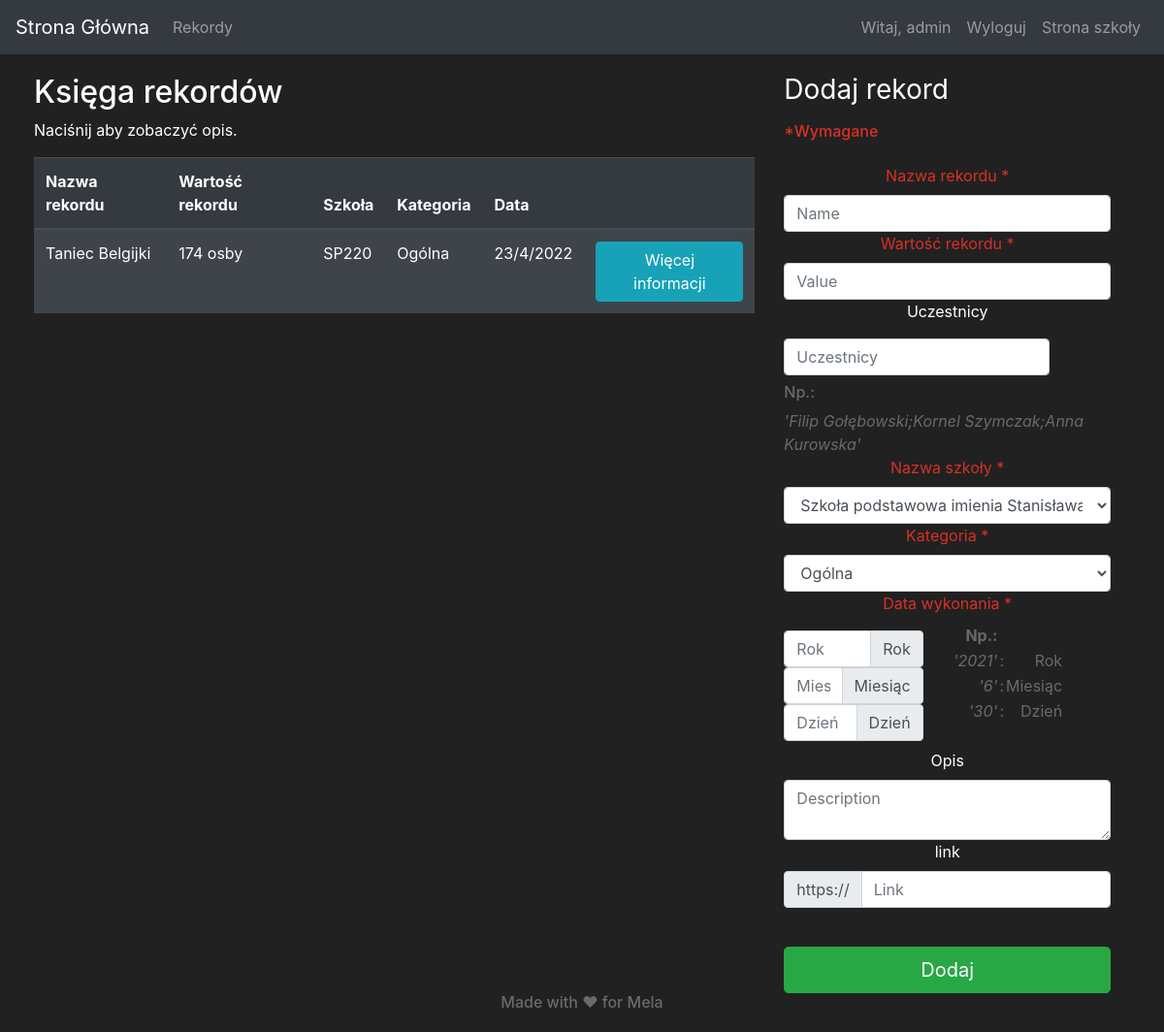
The app's page /achievement (signed in) with its own data.
### market/models.py (models this page shows, shortened)
class User(db.Model, UserMixin):
    id = db.Column(db.Integer(), primary_key=True)
    username = db.Column(db.String(length=30), nullable=False, unique=True)
    email_address = db.Column(db.String(length=50), nullable=False, unique=True)
    password_hash = db.Column(db.String(length=60), nullable=False)
    @property
    def password(self):
        return self.password

class Item(db.Model):
    id = db.Column(db.Integer(), primary_key=True)
    name = db.Column(db.String(length=30), nullable=False, unique=True)
    value = db.Column(db.String(), nullable=False)
    participants = db.Column(db.String(), nullable=False)
    school_name = db.Column(db.String(), db.ForeignKey('school.id'))
    category = db.Column(db.String(), nullable=False)
    date_of_do = db.Column(db.String())
    description = db.Column(db.String())
    link = db.Column(db.String())
    date_of_add = db.Column(db.String(), nullable=False)
    owner = db.Column(db.Integer(), db.ForeignKey('user.id'))

### market/routes.py (the view, shortened to what this page needs)
@app.route('/achievement', methods=['GET', 'POST'])
def achievement_page():
    form = AddForm()
    if request.method == "GET":
        items = Item.query.all()
        mail = "biuro.szachy.online@gmail.com"
        return render_template('achievement.html', items=items, mail=mail, current_user=current_user, form=form)

### market/forms.py (shortened to what this page needs)
class AddForm(FlaskForm):
    school_list = []
    for school in School.query.all():
        school_list.append((school.name, school.full_name))
    category_list = []
    for category in Category.query.all():
        category_list.append((category.name, category.full_name))
    name = StringField(label='Nazwa rekordu', validators=[DataRequired()])
    value = StringField(label='Wartość rekordu', validators=[DataRequired()])
    participants = StringField(label='Uczestnicy', validators=[])
    school_name = SelectField(label='Nazwa szkoły',
                              choices=school_list,
                              validators=[DataRequired()])
    category = SelectField(label='Kategoria',
                           choices=category_list,
                           validators=[DataRequired()])
    date_of_do_year = StringField(label='Data wykonania', validators=[DataRequired()])
    date_of_do_month = StringField(label='', validators=[DataRequired()])
    date_of_do_day = StringField(label='', validators=[DataRequired()])
    description = TextAreaField(label='Opis')
    link = StringField(label='link')
    submit = SubmitField(label='Dodaj')

### market/models.py (called while the page is built)
@login_manager.user_loader
def load_user(user_id):
    return User.query.get(int(user_id))

### market/templates/achievement.html (shortened to what this page needs)
{% extends 'base.html' %}
{% block content %}
    <div class="row" style="margin-left: 20px; margin-right: 20px; margin-top: 20px;">
        <div class="col-8">
            <h2>Księga rekordów</h2>
            <p>Naciśnij aby zobaczyć opis.</p>
            <table class="table table-hover table-dark table-striped">
                <thead>
                <tr>
                    <th scope="col">Nazwa rekordu</th>
                    <th scope="col">Wartość rekordu</th>
                    <th scope="col">Szkoła</th>
                    <th scope="col">Kategoria</th>
                    <th scope="col">Data</th>
                    <th scope="col"></th>
                </tr>
                </thead>
                <tbody>
                {% for item in items %}
                    <tr>
                        <td>{{ item.name }}</td>
                        <td>{{ item.value }}</td>
                        <td>{{ item.school_name }}</td>
                        <td>{{ item.category }}</td>
                        <td>{{ item.date_of_add }}</td>
                        <td>
                            <button class="btn btn-outline btn-info" data-toggle="modal"
                                    data-target="#Modal-MoreInfo-{{ item.id }}">Więcej informacji
                            </button>
                        </td>
                    </tr>
                {% endfor %}
                </tbody>
            </table>
        </div>
        <div class="col">
            {% if current_user.is_authenticated %}
                <div class="text-center" style="margin-right: 20px">
                    <form method="POST" class="form-register" style="color:white">
                        <dev class="text-left">
                            <h1 class="h3 mb-3 font-weight-normal text-left">
                                Dodaj rekord
                                <h6 id="required">*Wymagane</h6>
                            </h1>
                        </dev>
                        <br>
                        <a id="required">{{ form.name.label() }} *</a>
                        {{ form.name(class="form-control", placeholder="Name") }}
                        <a id="required">{{ form.value.label() }} *</a>
                        {{ form.value(class="form-control", placeholder="Value") }}
                        {{ form.participants.label() }}
                        <dev class="row">
                            <div class="col-auto my-2">
                                {{ form.participants(class="form-control", placeholder="Uczestnicy") }}
                            </div>
                            <div class="col text-left" style="color: #6a6a6a">
                                <h6>Np.:</h6>
                                <em>'Filip Gołębowski;Kornel Szymczak;Anna Kurowska'</em>
                            </div>
                        </dev>
                        <a id="required">{{ form.school_name.label() }} *</a>
                        {{ form.school_name(class="form-control", placeholder="School Name") }}
                        <a id="required">{{ form.category.label() }} *</a>
                        {{ form.category(class="form-control", placeholder="Category") }}
                        <a id="required">{{ form.date_of_do_year.label() }} *</a>
                        <div class="row">
                            <dev class="col-6 form-row align-items-center center">
                                <div class="col-auto my-2">
                                    <div class="input-group">
                                        {{ form.date_of_do_year(class="form-control", placeholder="Rok") }}
                                        <div class="input-group-append">
                                            <div class="input-group-text">Rok</div>
                                        </div>
                                    </div>
                                    <div class="input-group">
                                        {{ form.date_of_do_month(class="form-control", placeholder="Miesiąc") }}
                                        <div class="input-group-append">
                                            <div class="input-group-text">Miesiąc</div>
                                        </div>
                                    </div>
                                    <div class="input-group">
                                        {{ form.date_of_do_day(class="form-control", placeholder="Dzień") }}
                                        <div class="input-group-append">
                                            <div class="input-group-text">Dzień</div>
                                        </div>
                                    </div>
                                </div>
                            </dev>
                            <div class="col-auto text-right" style="color: #6a6a6a">
                                <table>
                                    <thead>
                                    <tr>
                                        <th scope="col">Np.:</th>
                                        <th scope="col"></th>
                                        <th scope="col"></th>
                                    </tr>
                                    </thead>
                                    <tbody>
                                    <tr>
                                        <td><em>'2021'</em></td>
                                        <td>:</td>
                                        <td>Rok</td>
                                    </tr>
                                    <tr>
                                        <td><em>'6'</em></td>
                                        <td>:</td>
                                        <td>Miesiąc</td>
                                    </tr>
                                    <tr>
                                        <td><em>'30'</em></td>
                                        <td>:</td>
                                        <td>Dzień</td>
                                    </tr>
                                    </tbody>
                                </table>
                            </div>
                        </div>
                        <a>{{ form.description.label() }}</a>
                        <div class="input-group">
                            {{ form.description(id="textarea", type="textarea", class="form-control", placeholder="Description") }}
                        </div>
                        <a>{{ form.link.label() }}</a>
                        <div class="input-group mb-3">
                            <div class="input-group-prepend">
                                <span class="input-group-text" id="basic-addon3">https://</span>
                            </div>
                            {{ form.link(class="form-control", placeholder="Link") }}
                        </div>
                        <br>
                        {{ form.submit(class="btn btn-lg btn-block btn-success") }}
                    </form>
                </div>
            {% else %}
                <h2>Dodaj swoją szkołę</h2>
                <p>Aby dołączyć swoją szkołę
                    do księgi rekordów napisz emial na
                    <a href="mailto://{{ mail }}">{{ mail }}</a>
                </p>
            {% endif %}
        </div>
    </div>
{% endblock %}

### market/templates/base.html (shortened to what this page needs)
<!doctype html>
<html lang="pl-PL">
<head>
    <link rel="stylesheet" href="https://cdn.jsdelivr.net/npm/bootstrap@4.5.3/dist/css/bootstrap.min.css"
>
</head>
<body>
<nav class="navbar navbar-expand-md navbar-dark bg-dark">
    <a class="navbar-brand" href="{{ url_for('home_page') }}">Strona Główna</a>
    <div class="collapse navbar-collapse" id="navbarNav">
        <ul class="navbar-nav mr-auto">
            <li class="nav-item">
                <a class="nav-link" href="{{ url_for('achievement_page') }}">Rekordy</a>
            </li>
        </ul>
        {% if current_user.is_authenticated %}
            <ul class="navbar-nav">
                <li class="nav-item">
                    <a class="nav-link">Witaj, {{ current_user.username }}</a>
                </li>
            </ul>
            <ul class="navbar-nav">
                <li class="nav-item">
                    <a class="nav-link" href="{{ url_for('logout_page') }}">Wyloguj</a>
                </li>
            </ul>
        {% else %}
            <ul class="navbar-nav">
                <li class="nav-item">
                    <a class="nav-link" href="{{ url_for('login_page') }}">Logowanie</a>
                </li>
            </ul>
        {% endif %}
        <ul class="navbar-nav">
            <li class="nav-item">
                <a class="nav-link" href="https://sp220.pl">Strona szkoły</a>
            </li>
        </ul>
    </div>
</nav>
<div id="page-container">
    <div id="content-wrap">
        {% block content %}
        {% endblock %}
    </div>
    <footer id="footer">
        <div class="text-center position-relative overflow-hidden">
            <h6>Made with ❤ for Mela</h6>
        </div>
    </footer>
</div>
</body>
</html>

### market/templates/base.html (style rules this page uses)
body { background-color: #212121; color: white }
#required { color: #d93025; margin-top: 9px; margin-bottom: 0rem; }
#footer { padding: 10px 10px 0px 10px; bottom: 0px; height: 50px; width: 100%; color: #6a6a6a; position: absolute; }
#page-container { position: relative; min-height: 100vh; }
#content-wrap { padding-bottom: 2.5rem; }

### records on screen
User: username "admin"
Item: name "Taniec Belgijki", value "174 osby", school_name "SP220", category "Ogólna", date_of_add "23/4/2022"
